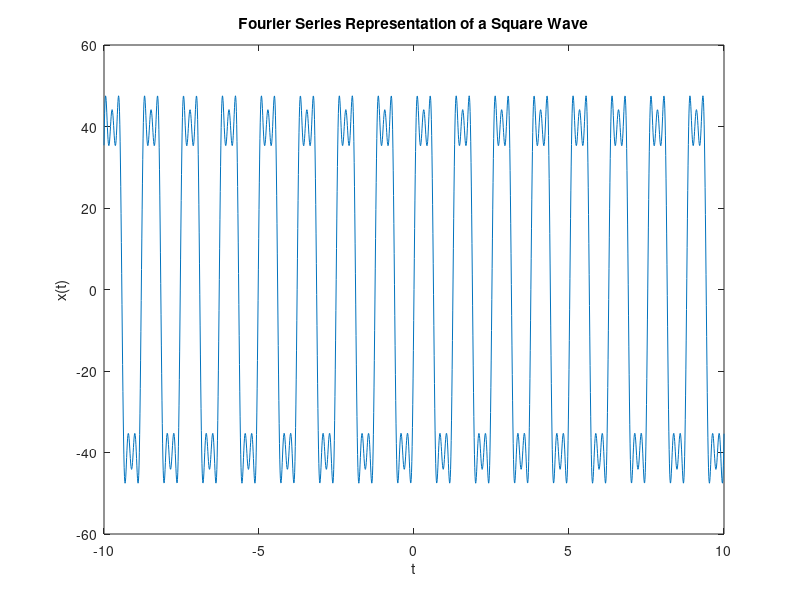

The MATLAB script that drew this image:
 x=0
 t=-10:0.01:10
 a=40
 w=5
 n=input('Enter the value of n: ')
 for i=1:2:n
 x=x+(4*(a/pi))*(sin(i*w*t)*1/i)
 end
 plot(t,x)
 xlabel('t')
 ylabel('x(t)')
 title('Fourier Series Representation of a Square Wave')